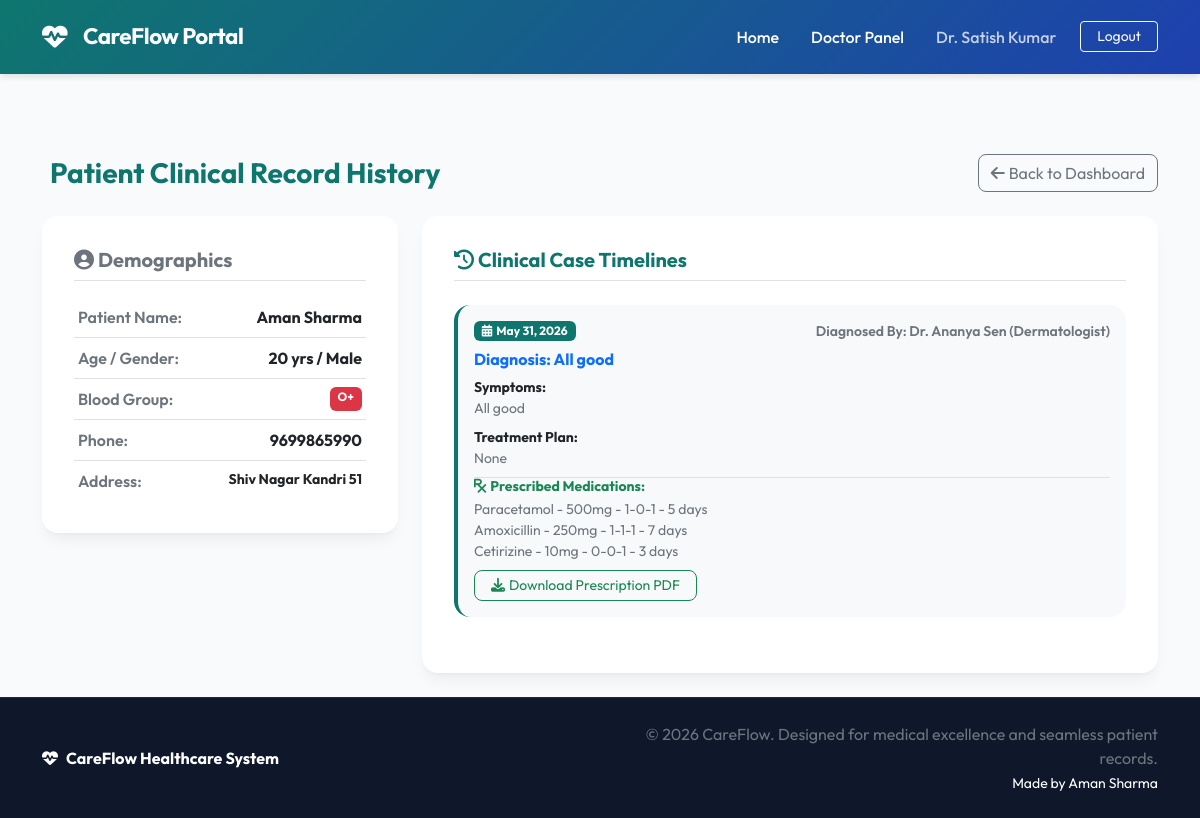
The app's page /doctor/patient/2/history (signed in) with its own data.
### app/models.py (models this page shows, shortened)
class User(db.Model, UserMixin):
    __tablename__ = 'users'
    id = db.Column(db.Integer, primary_key=True)
    email = db.Column(db.String(150), unique=True, nullable=False)
    password_hash = db.Column(db.String(256), nullable=False)
    name = db.Column(db.String(100), nullable=False)
    role = db.Column(db.String(20), nullable=False)  # 'patient', 'doctor', 'admin'
    created_at = db.Column(db.DateTime, default=datetime.utcnow)
    patient_profile = db.relationship('Patient', backref='user', uselist=False, cascade="all, delete-orphan")
    doctor_profile = db.relationship('Doctor', backref='user', uselist=False, cascade="all, delete-orphan")

class Patient(db.Model):
    __tablename__ = 'patients'
    id = db.Column(db.Integer, primary_key=True)
    user_id = db.Column(db.Integer, db.ForeignKey('users.id'), unique=True, nullable=False)
    phone = db.Column(db.String(20), nullable=True)
    date_of_birth = db.Column(db.Date, nullable=True)
    gender = db.Column(db.String(10), nullable=True)
    blood_group = db.Column(db.String(5), nullable=True)
    address = db.Column(db.String(200), nullable=True)
    appointments = db.relationship('Appointment', backref='patient', lazy=True, cascade="all, delete-orphan")
    medical_records = db.relationship('MedicalRecord', backref='patient', lazy=True, cascade="all, delete-orphan")
    prescriptions = db.relationship('Prescription', backref='patient', lazy=True, cascade="all, delete-orphan")

class MedicalRecord(db.Model):
    __tablename__ = 'medical_records'
    id = db.Column(db.Integer, primary_key=True)
    appointment_id = db.Column(db.Integer, db.ForeignKey('appointments.id'), unique=True, nullable=True)
    patient_id = db.Column(db.Integer, db.ForeignKey('patients.id'), nullable=False)
    doctor_id = db.Column(db.Integer, db.ForeignKey('doctors.id'), nullable=False)
    record_date = db.Column(db.Date, default=get_current_date, nullable=False)
    symptoms = db.Column(db.Text, nullable=True)
    diagnosis = db.Column(db.Text, nullable=False)
    treatment_plan = db.Column(db.Text, nullable=True)
    created_at = db.Column(db.DateTime, default=datetime.utcnow)

class Doctor(db.Model):
    __tablename__ = 'doctors'
    id = db.Column(db.Integer, primary_key=True)
    user_id = db.Column(db.Integer, db.ForeignKey('users.id'), unique=True, nullable=False)
    specialization = db.Column(db.String(100), nullable=False)
    license_number = db.Column(db.String(50), unique=True, nullable=False)
    consultation_fee = db.Column(db.Float, default=0.0, nullable=False)
    available_hours = db.Column(db.String(100), default="09:00 - 17:00", nullable=False)
    appointments = db.relationship('Appointment', backref='doctor', lazy=True, cascade="all, delete-orphan")
    medical_records = db.relationship('MedicalRecord', backref='doctor', lazy=True, cascade="all, delete-orphan")
    prescriptions = db.relationship('Prescription', backref='doctor', lazy=True, cascade="all, delete-orphan")

class Prescription(db.Model):
    __tablename__ = 'prescriptions'
    id = db.Column(db.Integer, primary_key=True)
    appointment_id = db.Column(db.Integer, db.ForeignKey('appointments.id'), unique=True, nullable=False)
    patient_id = db.Column(db.Integer, db.ForeignKey('patients.id'), nullable=False)
    doctor_id = db.Column(db.Integer, db.ForeignKey('doctors.id'), nullable=False)
    prescription_date = db.Column(db.Date, default=get_current_date, nullable=False)
    medications = db.Column(db.Text, nullable=False) # Semi-colon or newline separated list of drugs
    instructions = db.Column(db.Text, nullable=True)
    created_at = db.Column(db.DateTime, default=datetime.utcnow)

### app/doctor/routes.py (the view)
    def wrapper(*args, **kwargs):
        if not current_user.is_authenticated or current_user.role != 'doctor':
            flash("Unauthorized access. This area is reserved for Physicians.", "danger")
            return redirect(url_for('doctor.doctor_login'))
        return func(*args, **kwargs)

### app/doctor/routes.py (called while the page is built)
def doctor_only(func):
    def wrapper(*args, **kwargs):
        if not current_user.is_authenticated or current_user.role != 'doctor':
            flash("Unauthorized access. This area is reserved for Physicians.", "danger")
            return redirect(url_for('doctor.doctor_login'))
        return func(*args, **kwargs)
    wrapper.__name__ = func.__name__
    return wrapper

@doctor_bp.route('/patient/<int:patient_id>/history')
@login_required
@doctor_only
def patient_history(patient_id):
    patient = Patient.query.get_or_404(patient_id)
    records = MedicalRecord.query.filter_by(patient_id=patient.id).order_by(MedicalRecord.record_date.desc()).all()
    prescriptions = Prescription.query.filter_by(patient_id=patient.id).order_by(Prescription.prescription_date.desc()).all()
    age = None
    if patient.date_of_birth:
        age = datetime.utcnow().date().year - patient.date_of_birth.year
    return render_template('doctor/patient_history.html',
                           patient=patient,
                           age=age,
                           records=records,
                           prescriptions=prescriptions)

### app/templates/doctor/patient_history.html (shortened to what this page needs)
{% extends "base.html" %}
{% block content %}
<div class="d-flex align-items-center justify-content-between mb-4">
    <h3 class="fw-bold text-teal mb-0" style="color: var(--primary-color);">
        Patient Clinical Record History
    </h3>
    <a href="{{ url_for('doctor.doctor_dashboard') }}" class="btn btn-outline-secondary rounded-3">
        <i class="fa-solid fa-arrow-left me-1"></i>Back to Dashboard
    </a>
</div>
<div class="row g-4">
    <div class="col-lg-4">
        <div class="card p-3">
            <div class="card-body">
                <h5 class="fw-bold mb-3 border-bottom pb-2 text-secondary"><i class="fa-solid fa-user-circle me-1"></i>Demographics</h5>
                <ul class="list-group list-group-flush">
                    <li class="list-group-item d-flex justify-content-between py-2 px-1">
                        <span class="text-secondary fw-semibold">Patient Name:</span>
                        <span class="fw-bold">{{ patient.user.name }}</span>
                    </li>
                    <li class="list-group-item d-flex justify-content-between py-2 px-1">
                        <span class="text-secondary fw-semibold">Age / Gender:</span>
                        <span class="fw-bold">{{ age if age else 'N/A' }} yrs / {{ patient.gender }}</span>
                    </li>
                    <li class="list-group-item d-flex justify-content-between py-2 px-1">
                        <span class="text-secondary fw-semibold">Blood Group:</span>
                        <span class="badge bg-danger text-white px-2 py-1">{{ patient.blood_group }}</span>
                    </li>
                    <li class="list-group-item d-flex justify-content-between py-2 px-1">
                        <span class="text-secondary fw-semibold">Phone:</span>
                        <span class="fw-bold">{{ patient.phone }}</span>
                    </li>
                    <li class="list-group-item d-flex justify-content-between py-2 px-1">
                        <span class="text-secondary fw-semibold">Address:</span>
                        <span class="fw-bold text-end small" style="max-width: 170px;">{{ patient.address }}</span>
                    </li>
                </ul>
            </div>
        </div>
    </div>
    <div class="col-lg-8">
        <div class="card p-3">
            <div class="card-body">
                <h5 class="fw-bold mb-4 border-bottom pb-2 text-teal" style="color: var(--primary-color);"><i class="fa-solid fa-clock-rotate-left me-1"></i>Clinical Case Timelines</h5>
                {% if records %}
                    <div class="timeline">
                        {% for record in records %}
                        <div class="mb-4 p-3 bg-light rounded-4 border-start border-teal border-4" style="border-left-color: var(--primary-color) !important;">
                            <div class="d-flex align-items-center justify-content-between mb-2">
                                <span class="badge bg-teal text-white px-2.5 py-1" style="background-color: var(--primary-color);">
                                    <i class="fa-solid fa-calendar-alt me-1"></i>{{ record.record_date.strftime('%B %d, %Y') }}
                                </span>
                                <span class="small text-secondary fw-semibold">Diagnosed By: Dr. {{ record.doctor.user.name }} ({{ record.doctor.specialization }})</span>
                            </div>
                            <h6 class="fw-bold text-primary mb-2 mt-1">Diagnosis: {{ record.diagnosis }}</h6>
                            <p class="mb-2 small"><strong>Symptoms:</strong> <br> <span class="text-secondary">{{ record.symptoms }}</span></p>
                            <p class="mb-2 small"><strong>Treatment Plan:</strong> <br> <span class="text-secondary">{{ record.treatment_plan or 'None' }}</span></p>
                            {% for presc in prescriptions %}
                                {% if presc.appointment_id == record.appointment_id %}
                                <div class="border-top pt-2.5 mt-2">
                                    <h6 class="fw-bold text-success small mb-1"><i class="fa-solid fa-prescription me-1"></i>Prescribed Medications:</h6>
                                    <p class="text-secondary small mb-2" style="white-space: pre-line;">{{ presc.medications }}</p>
                                    <a href="{{ url_for('patient.download_prescription', presc_id=presc.id) }}" class="btn btn-outline-success btn-sm rounded-3 py-1 px-3 mt-1.5">
                                        <i class="fa-solid fa-download me-1"></i>Download Prescription PDF
                                    </a>
                                </div>
                                {% endif %}
                            {% endfor %}
                        </div>
                        {% endfor %}
                    </div>
                {% else %}
                    <div class="text-center py-5">
                        <i class="fa-solid fa-folder-open text-secondary opacity-35 fs-1 mb-2"></i>
                        <p class="text-secondary mb-0">No past medical diagnoses or prescriptions recorded for this patient.</p>
                    </div>
                {% endif %}
            </div>
        </div>
    </div>
</div>
{% endblock %}

### app/templates/base.html (shortened to what this page needs)
<!DOCTYPE html>
<html lang="en">
<head>
    <link rel="stylesheet" href="https://cdnjs.cloudflare.com/ajax/libs/font-awesome/6.4.0/css/all.min.css">
    <link href="https://cdn.jsdelivr.net/npm/bootstrap@5.3.0/dist/css/bootstrap.min.css" rel="stylesheet">
    <link rel="stylesheet" href="{{ url_for('static', filename='css/style.css') }}">
</head>
<body>
    <nav class="navbar navbar-expand-lg navbar-dark bg-primary mb-4">
        <div class="container">
            <a class="navbar-brand d-flex align-items-center" href="{{ url_for('main_index') }}">
                <i class="fa-solid fa-heart-pulse text-white"></i>
                <span class="ms-2">CareFlow Portal</span>
            </a>
            <div class="collapse navbar-collapse" id="navbarNav">
                <ul class="navbar-nav ms-auto align-items-center">
                    <li class="nav-item">
                        <a class="nav-link text-white px-3" href="{{ url_for('main_index') }}">Home</a>
                    </li>
                    {% if current_user.is_authenticated %}
                        {% if current_user.role == 'patient' %}
                            <li class="nav-item">
                                <a class="nav-link text-white px-3" href="{{ url_for('patient.patient_dashboard') }}">My Dashboard</a>
                            </li>
                            <li class="nav-item">
                                <a class="nav-link text-white px-3" href="{{ url_for('patient.book_appt') }}">Book Appointment</a>
                            </li>
                            <li class="nav-item">
                                <span class="nav-link text-white opacity-75 px-3">Hello, {{ current_user.name }}</span>
                            </li>
                            <li class="nav-item">
                                <a class="btn btn-outline-light btn-sm ms-2 px-3 py-1.5" href="{{ url_for('patient.patient_logout') }}">Logout</a>
                            </li>
                        {% elif current_user.role == 'doctor' %}
                            <li class="nav-item">
                                <a class="nav-link text-white px-3" href="{{ url_for('doctor.doctor_dashboard') }}">Doctor Panel</a>
                            </li>
                            <li class="nav-item">
                                <span class="nav-link text-white opacity-75 px-3">Dr. {{ current_user.name }}</span>
                            </li>
                            <li class="nav-item">
                                <a class="btn btn-outline-light btn-sm ms-2 px-3 py-1.5" href="{{ url_for('doctor.doctor_logout') }}">Logout</a>
                            </li>
                        {% endif %}
                    {% endif %}
                </ul>
            </div>
        </div>
    </nav>
    <main class="container my-4 flex-grow-1">
        {% block content %}{% endblock %}
    </main>
    <footer class="footer mt-auto py-4">
        <div class="container text-center">
            <div class="row align-items-center">
                <div class="col-md-6 text-md-start mb-3 mb-md-0">
                    <span class="fw-bold text-white"><i class="fa-solid fa-heart-pulse me-2"></i>CareFlow Healthcare System</span>
                </div>
                <div class="col-md-6 text-md-end">
                    <span class="text-secondary">&copy; 2026 CareFlow. Designed for medical excellence and seamless patient records. <br> <small class="text-white">Made by Aman Sharma</small></span>
                </div>
            </div>
        </div>
    </footer>
</body>
</html>

### app/static/css/style.css (style rules this page uses)
:root { --primary-color: #0f766e; --primary-hover: #0d9488; --secondary-color: #1e40af; --accent-color: #06b6d4; --bg-light: #f8fafc; --card-shadow: 0 10px 15px -3px rgba(0, 0, 0, 0.05), 0 4px 6px -4px rgba(0, 0, 0, 0.05); --hover-shadow: 0 20px 25px -5px rgba(0, 0, 0, 0.1), 0 8px 10px -6px rgba(0, 0, 0, 0.1); }
body { font-family: 'Outfit', 'Inter', -apple-system, BlinkMacSystemFont, "Segoe UI", Roboto, sans-serif; background-color: var(--bg-light); color: #1e293b; display: flex; flex-direction: column; min-height: 100vh; }
.navbar { background: linear-gradient(135deg, var(--primary-color), var(--secondary-color)) !important; box-shadow: 0 4px 6px -1px rgba(0, 0, 0, 0.1); padding: 15px 0; }
.navbar-brand { font-weight: 700; font-size: 1.4rem; letter-spacing: -0.5px; }
.navbar-brand i { margin-right: 8px; font-size: 1.6rem; }
.nav-link { font-weight: 500; transition: all 0.3s ease; }
.card { border: none; border-radius: 16px; box-shadow: var(--card-shadow); transition: all 0.3s cubic-bezier(0.4, 0, 0.2, 1); overflow: hidden; }
footer { background-color: #0f172a; color: #94a3b8; padding: 30px 0; margin-top: auto; border-top: 1px solid #1e293b; }

### records on screen
User: name "Satish Kumar"
User: user.name "Aman Sharma"
Patient: gender "Male", blood_group "O+", phone "9699865990", address "Shiv Nagar Kandri 51"
MedicalRecord: record_date "May 31, 2026", doctor.user.name "Ananya Sen", doctor.specialization "Dermatologist", diagnosis "All good", symptoms "All good", treatment_plan "None"
Prescription: medications "Paracetamol - 500mg - 1-0-1 - 5 days Amoxicillin - 250mg - 1-1-1 - 7 days Cetirizine - 10mg - 0-0-1 - 3 days"

### other values on screen
{{ age if age else 'N/A' }} "20"
